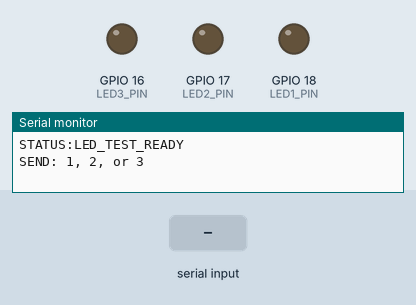
A sketch run on a simulated ESP32. Parts: output pins drawn as LEDs (lit = HIGH), the last lines printed to the serial monitor. Inputs (shaded band) come from the test bench.

Above: at 1.5 s.
1.6 s: "1" received over Serial
At 2.5 s:
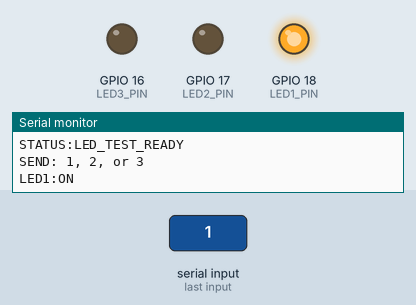
3.1 s: "2" received over Serial
At 3.6 s:
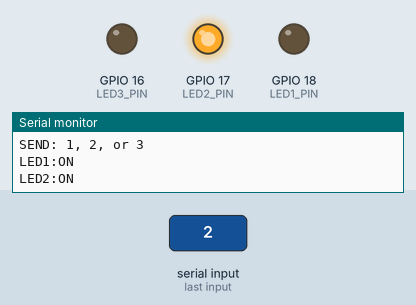
Timing chart, 0 to 9.6 s (numbered marks = the images above; inputs shaded):
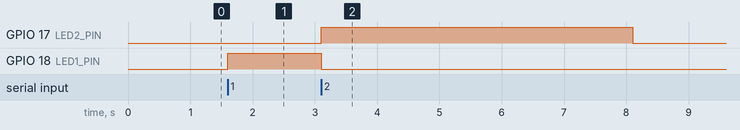

Measured:
- after the input at 1.6 s, GPIO 18 (LED1_PIN): LOW → HIGH at once
- after the input at 3.1 s, GPIO 17 (LED2_PIN): LOW → HIGH at once, → LOW 5.0 s later; GPIO 18 (LED1_PIN): HIGH → LOW after 0.00 s instead of 3.5 s

The sketch:

esp32_led_test.ino
```cpp
/*
 * ESP32 3 LED serial control test
 *
 * Wiring:
 *   LED1 -> GPIO18
 *   LED2 -> TX2 / GPIO17
 *   LED3 -> RX2 / GPIO16
 *
 * Serial commands:
 *   1 -> turn LED1 on for 5 seconds
 *   2 -> turn LED2 on for 5 seconds
 *   3 -> turn LED3 on for 5 seconds
 */

static const int LED1_PIN = 18;
static const int LED2_PIN = 17; // TX2
static const int LED3_PIN = 16; // RX2
static const int LED_PINS[3] = {LED1_PIN, LED2_PIN, LED3_PIN};

static const uint32_t SERIAL_BAUD = 115200;
static const unsigned long LED_ON_MS = 5000;

int activeLedIndex = -1;
unsigned long activeLedUntilMs = 0;

void allLedsOff() {
  for (int i = 0; i < 3; i++) {
    digitalWrite(LED_PINS[i], LOW);
  }
}

void turnLedOnFor5s(int ledIndex) {
  allLedsOff();
  activeLedIndex = ledIndex;
  activeLedUntilMs = millis() + LED_ON_MS;
  digitalWrite(LED_PINS[ledIndex], HIGH);

  Serial.print("LED");
  Serial.print(ledIndex + 1);
  Serial.println(":ON");
}

void setup() {
  Serial.begin(SERIAL_BAUD);
  delay(300);

  for (int i = 0; i < 3; i++) {
    pinMode(LED_PINS[i], OUTPUT);
  }
  allLedsOff();

  Serial.println("STATUS:LED_TEST_READY");
  Serial.println("SEND: 1, 2, or 3");
}

void loop() {
  while (Serial.available()) {
    char c = Serial.read();
    if (c >= '1' && c <= '3') {
      turnLedOnFor5s(c - '1');
    }
  }

  if (activeLedIndex >= 0 && millis() >= activeLedUntilMs) {
    allLedsOff();
    Serial.print("LED");
    Serial.print(activeLedIndex + 1);
    Serial.println(":OFF");
    activeLedIndex = -1;
  }
}
```
